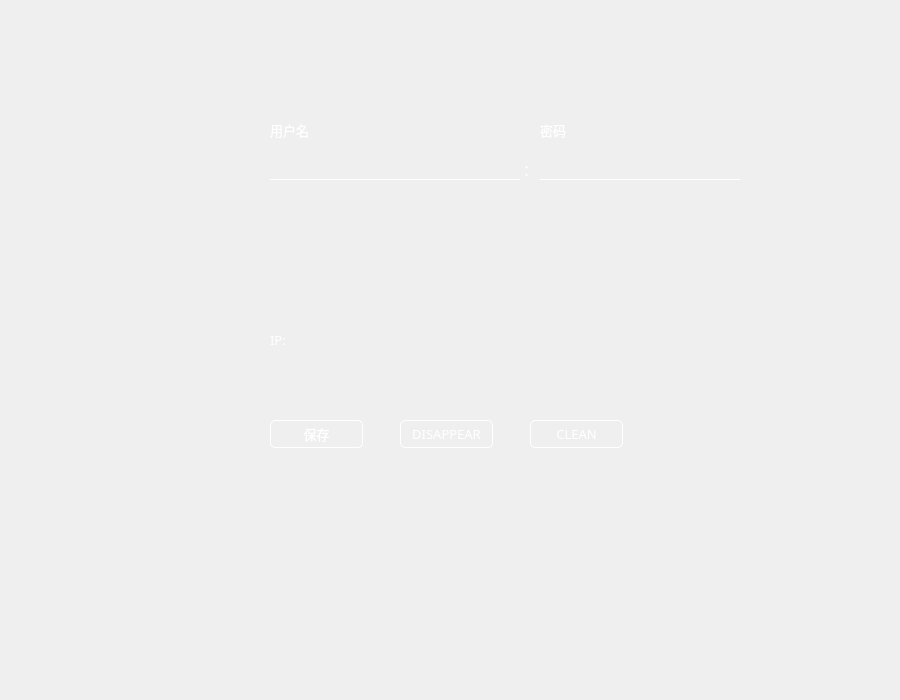
<?xml version="1.0" encoding="UTF-8"?>
<ui version="4.0">
 <class>SettingCell</class>
 <widget class="QWidget" name="SettingCell">
  <property name="geometry">
   <rect>
    <x>0</x>
    <y>0</y>
    <width>900</width>
    <height>700</height>
   </rect>
  </property>
  <property name="font">
   <font>
    <family>等线</family>
    <pointsize>10</pointsize>
   </font>
  </property>
  <property name="cursor">
   <cursorShape>IBeamCursor</cursorShape>
  </property>
  <property name="windowTitle">
   <string>Form</string>
  </property>
  <property name="styleSheet">
   <string notr="true"/>
  </property>
  <widget class="QLabel" name="setting_header">
   <property name="geometry">
    <rect>
     <x>70</x>
     <y>80</y>
     <width>141</width>
     <height>141</height>
    </rect>
   </property>
   <property name="styleSheet">
    <string notr="true">background: rgba(0,0,0,0);</string>
   </property>
   <property name="text">
    <string/>
   </property>
   <property name="pixmap">
    <pixmap resource="../images.qrc">:/new/headers/images/headers/friend.png</pixmap>
   </property>
   <property name="scaledContents">
    <bool>true</bool>
   </property>
  </widget>
  <widget class="QLineEdit" name="setting_username">
   <property name="geometry">
    <rect>
     <x>270</x>
     <y>140</y>
     <width>250</width>
     <height>40</height>
    </rect>
   </property>
   <property name="font">
    <font>
     <family>等线</family>
     <pointsize>18</pointsize>
    </font>
   </property>
   <property name="cursor">
    <cursorShape>ArrowCursor</cursorShape>
   </property>
   <property name="styleSheet">
    <string notr="true">color: white; background: rgba(0,0,0,0); border: 0px 1px, 0px, 0px; border-bottom: 1px solid white; </string>
   </property>
  </widget>
  <widget class="QLabel" name="setting_ip">
   <property name="geometry">
    <rect>
     <x>270</x>
     <y>330</y>
     <width>500</width>
     <height>20</height>
    </rect>
   </property>
   <property name="font">
    <font>
     <family>等线</family>
     <pointsize>10</pointsize>
    </font>
   </property>
   <property name="styleSheet">
    <string notr="true">color: white; background: rgba(0,0,0,0);</string>
   </property>
   <property name="text">
    <string>IP:</string>
   </property>
  </widget>
  <widget class="QLineEdit" name="setting_password">
   <property name="geometry">
    <rect>
     <x>540</x>
     <y>140</y>
     <width>200</width>
     <height>40</height>
    </rect>
   </property>
   <property name="font">
    <font>
     <family>等线</family>
     <pointsize>10</pointsize>
    </font>
   </property>
   <property name="cursor">
    <cursorShape>ArrowCursor</cursorShape>
   </property>
   <property name="contextMenuPolicy">
    <enum>Qt::NoContextMenu</enum>
   </property>
   <property name="styleSheet">
    <string notr="true">color: white; background: rgba(0,0,0,0); border: 0px 1px, 0px, 0px; border-bottom: 1px solid white; </string>
   </property>
   <property name="echoMode">
    <enum>QLineEdit::Password</enum>
   </property>
  </widget>
  <widget class="QLabel" name="label_3">
   <property name="geometry">
    <rect>
     <x>520</x>
     <y>160</y>
     <width>20</width>
     <height>20</height>
    </rect>
   </property>
   <property name="font">
    <font>
     <family>等线</family>
     <pointsize>10</pointsize>
    </font>
   </property>
   <property name="styleSheet">
    <string notr="true">color: white; background: rgba(0,0,0,0);</string>
   </property>
   <property name="text">
    <string>：</string>
   </property>
  </widget>
  <widget class="QPushButton" name="setting_clean">
   <property name="geometry">
    <rect>
     <x>530</x>
     <y>420</y>
     <width>93</width>
     <height>28</height>
    </rect>
   </property>
   <property name="font">
    <font>
     <family>等线</family>
     <pointsize>10</pointsize>
     <weight>50</weight>
     <bold>false</bold>
    </font>
   </property>
   <property name="styleSheet">
    <string notr="true">color: white; background: rgba(0,0,0,0); border: 1px solid white; border-radius: 5px;</string>
   </property>
   <property name="text">
    <string>CLEAN</string>
   </property>
  </widget>
  <widget class="QPushButton" name="setting_save">
   <property name="geometry">
    <rect>
     <x>270</x>
     <y>420</y>
     <width>93</width>
     <height>28</height>
    </rect>
   </property>
   <property name="font">
    <font>
     <family>等线</family>
     <pointsize>10</pointsize>
     <weight>50</weight>
     <bold>false</bold>
    </font>
   </property>
   <property name="styleSheet">
    <string notr="true">color: white; background: rgba(0,0,0,0); border: 1px solid white; border-radius: 5px;</string>
   </property>
   <property name="text">
    <string>保存</string>
   </property>
  </widget>
  <widget class="QPushButton" name="setting_disappear">
   <property name="geometry">
    <rect>
     <x>400</x>
     <y>420</y>
     <width>93</width>
     <height>28</height>
    </rect>
   </property>
   <property name="font">
    <font>
     <family>等线</family>
     <pointsize>10</pointsize>
     <weight>50</weight>
     <bold>false</bold>
    </font>
   </property>
   <property name="styleSheet">
    <string notr="true">color: white; background: rgba(0,0,0,0); border: 1px solid white; border-radius: 5px;</string>
   </property>
   <property name="text">
    <string>DISAPPEAR</string>
   </property>
  </widget>
  <widget class="QLabel" name="setting_id_2">
   <property name="geometry">
    <rect>
     <x>270</x>
     <y>120</y>
     <width>61</width>
     <height>20</height>
    </rect>
   </property>
   <property name="font">
    <font>
     <family>等线</family>
     <pointsize>10</pointsize>
    </font>
   </property>
   <property name="styleSheet">
    <string notr="true">color: white; background: rgba(0,0,0,0);</string>
   </property>
   <property name="text">
    <string>用户名</string>
   </property>
  </widget>
  <widget class="QLabel" name="setting_id_3">
   <property name="geometry">
    <rect>
     <x>540</x>
     <y>120</y>
     <width>61</width>
     <height>20</height>
    </rect>
   </property>
   <property name="font">
    <font>
     <family>等线</family>
     <pointsize>10</pointsize>
    </font>
   </property>
   <property name="styleSheet">
    <string notr="true">color: white; background: rgba(0,0,0,0);</string>
   </property>
   <property name="text">
    <string>密码</string>
   </property>
  </widget>
  <zorder>setting_ip</zorder>
  <zorder>setting_header</zorder>
  <zorder>setting_username</zorder>
  <zorder>setting_password</zorder>
  <zorder>label_3</zorder>
  <zorder>setting_clean</zorder>
  <zorder>setting_save</zorder>
  <zorder>setting_disappear</zorder>
  <zorder>setting_id_2</zorder>
  <zorder>setting_id_3</zorder>
 </widget>
 <resources>
  <include location="../images.qrc"/>
 </resources>
 <connections/>
</ui>
